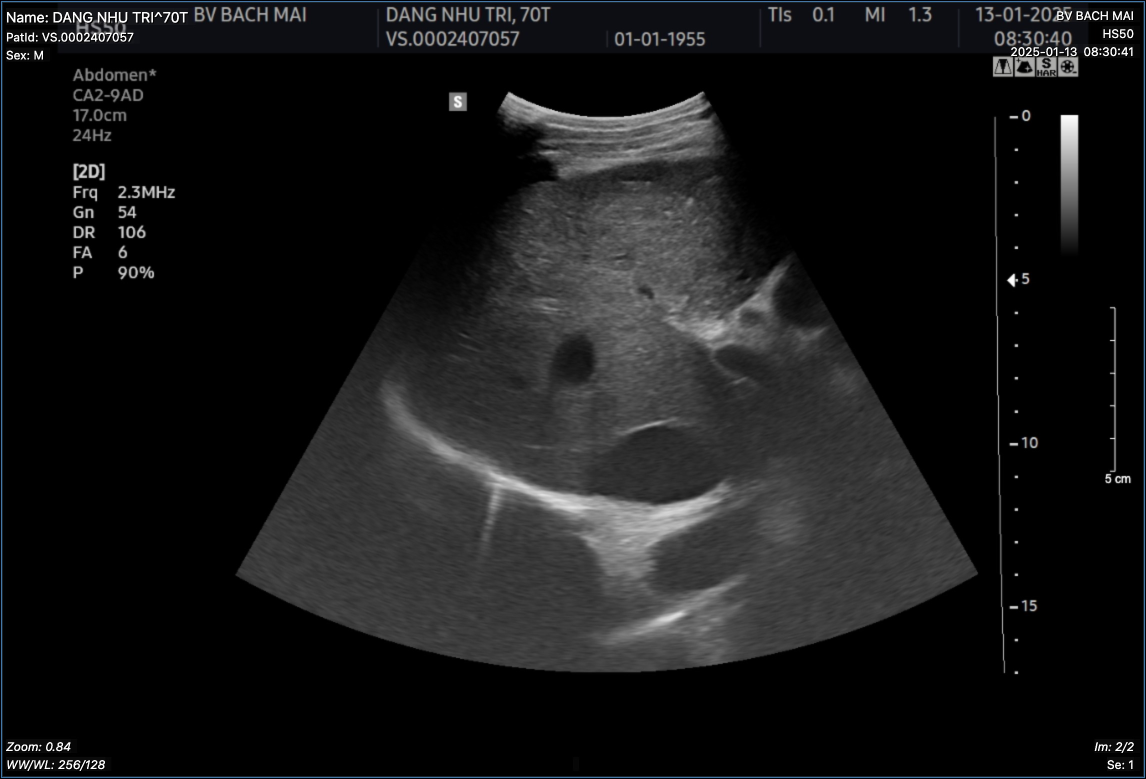
#> input picture image/image1.jpg, 2292 x 1558 px (shown at 1/2 size)
$ python test.py
#> lines starting #> are read from the running program, lines starting #| are printed output that depends on the picture; after the words box and inside, x2 and y2 are one past the last pixel; in counts of white or black regions, pixels touching at a corner belong together
### embed_watermark.py
import numpy as np
from PIL import Image
from utils import (
    divide_into_regions,
    calculate_hash,
    bits_to_bytes,
    bytes_to_bits
)

def create_fragile_watermark(roi, ronis):
    """Tạo fragile watermark từ ROI và các vùng RONI"""
    # Tính hash cho ROI và các vùng RONI
    h_roi = calculate_hash(roi)
    h_ronis = [calculate_hash(roni) for roni in ronis]

    # Kết hợp thành watermark
    # Format: [Hash ROI][Hash RONI 1-8]
    watermark_str = h_roi + "|" + "|".join(h_ronis)

    # Hiển thị watermark string đã tạo
    print("\nWatermark đã tạo (secretkey):")
    print(f"Hash ROI: {h_roi}")
    print(f"Hash các vùng RONI: {h_ronis[0][:10]}... đến {h_ronis[7][:10]}...")
    print(f"Tổng độ dài watermark: {len(watermark_str)} ký tự")

    # Mã hóa thành chuỗi bit
    watermark_bits = bytes_to_bits(watermark_str.encode('utf-8'))
    return watermark_bits

def embed_watermark(image_path, output_path):
    """Nhúng fragile watermark vào ảnh"""
#> called with image_path = 'image/image1.jpg', output_path = 'embed_image/watermarked_image.png'
    # Đọc ảnh
    try:
        img = Image.open(image_path)
#> img is the input picture: PIL image 2292x1558 RGB; mean R, G, B 23, 23.3, 23.8
        img_array = np.array(img)

        # Chia ảnh thành ROI và RONI
        roi, ronis, roi_coords = divide_into_regions(img_array)
#> in divide_into_regions, `roi = image[roi_h_start:roi_h_end, roi_w_start:roi_w_end].copy()`:
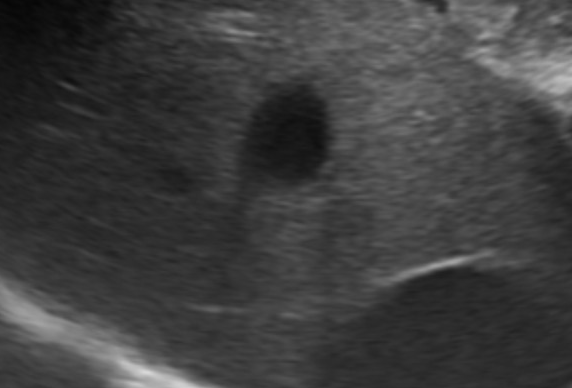
#> roi: shape (388, 572, 3); min 6, max 216, mean 62.2
#> ronis = 8 items; roi_coords = (585, 973, 860, 1432)

        # Tạo fragile watermark
        watermark = create_fragile_watermark(roi, ronis)
#> in create_fragile_watermark, `h_ronis = [calculate_hash(roni) for roni in ronis]`: h_ronis = 8 items
#| Hash ROI: 67e04214272b30d340e796ec0f49f16a764b5875b2ca87386e29a6c58e7cb77a
#> (printed output is left out)
#| Tổng độ dài watermark: 584 ký tự
        watermark_length = len(watermark)
#> watermark_length = 4672

        # Kiểm tra dung lượng
        available_space = ronis[0].size  # Chỉ sử dụng RONI-1
        if watermark_length > available_space:
            print(f"Cảnh báo: Watermark ({watermark_length} bits) lớn hơn không gian RONI-1 ({available_space} bits)")
            print(f"Sẽ chỉ nhúng {available_space} bits đầu tiên")
            watermark = watermark[:available_space]

        # Nhúng watermark vào RONI-1
        watermark_bits = list(watermark)
#> watermark_bits = 4672 items, first 6: '0', '0', '1', '1', '0', '1'
        flat_roni1 = ronis[0].flatten()
        for i in range(min(len(flat_roni1), len(watermark_bits))):
            flat_roni1[i] = (flat_roni1[i] & 0xFE) | int(watermark_bits[i])
        ronis[0] = flat_roni1.reshape(ronis[0].shape)

        # Ghép lại các vùng thành ảnh hoàn chỉnh
        height, width = img_array.shape[:2]
        mid_h, mid_w = height // 2, width // 2

        # Gán lại vùng RONI-1
        img_array[:mid_h//2, :mid_w//2] = ronis[0]  # RONI-1
#> img_array: shape (1558, 2292, 3); 0.04% of pixels changed, all inside (x1, y1, x2, y2) = (0, 0, 573, 3)

        # Lưu ảnh đã nhúng watermark
        watermarked_img = Image.fromarray(img_array)
        watermarked_img.save(output_path)
        print(f"Đã nhúng watermark và lưu tại {output_path}")

        # Lưu thông tin ROI để debug
        roi_img = Image.fromarray(roi)
        roi_img.save('embed_image/original_roi_debug.png')

        return True
    except Exception as e:
        print(f"Lỗi khi nhúng watermark: {e}")
        return False

### utils.py
import numpy as np
import hashlib
import pickle
import base64
import zlib

def divide_into_regions(image):
    """Chia ảnh thành ROI và 8 vùng RONI"""
    height, width = image.shape[:2]
    mid_h, mid_w = height // 2, width // 2

    # ROI là vùng trung tâm nhỏ hơn của ảnh (1/4 kích thước)
    roi_h_start = mid_h - mid_h//4
    roi_h_end = mid_h + mid_h//4
    roi_w_start = mid_w - mid_w//4
    roi_w_end = mid_w + mid_w//4

    roi = image[roi_h_start:roi_h_end, roi_w_start:roi_w_end].copy()

    # Chia RONI thành 8 vùng
    ronis = []
    # RONI 1-4: Các góc
    ronis.append(image[:mid_h//2, :mid_w//2].copy())  # RONI-1: Góc trên trái
    ronis.append(image[:mid_h//2, -mid_w//2:].copy())  # RONI-2: Góc trên phải
    ronis.append(image[-mid_h//2:, :mid_w//2].copy())  # RONI-3: Góc dưới trái
    ronis.append(image[-mid_h//2:, -mid_w//2:].copy())  # RONI-4: Góc dưới phải

    # RONI 5-8: Các cạnh
    ronis.append(image[:mid_h//2, mid_w//2:-mid_w//2].copy())  # RONI-5: Cạnh trên
    ronis.append(image[-mid_h//2:, mid_w//2:-mid_w//2].copy())  # RONI-6: Cạnh dưới
    ronis.append(image[mid_h//2:-mid_h//2, :mid_w//2].copy())  # RONI-7: Cạnh trái
    ronis.append(image[mid_h//2:-mid_h//2, -mid_w//2:].copy())  # RONI-8: Cạnh phải

    return roi, ronis, (roi_h_start, roi_h_end, roi_w_start, roi_w_end)

# [18 lines left out: functions simple_compress, simple_decompress, not called in this run]

def calculate_hash(data):
    """Tính hash SHA-256 cho một vùng dữ liệu"""
    if isinstance(data, np.ndarray):
        # Chỉ hash dữ liệu và shape
        data_bytes = data.tobytes()
        shape_str = str(data.shape).encode()
        return hashlib.sha256(data_bytes + shape_str).hexdigest()
    elif isinstance(data, str):
        return hashlib.sha256(data.encode()).hexdigest()
    else:
        return hashlib.sha256(data).hexdigest()

def bits_to_bytes(bits):
    """Chuyển chuỗi bit thành bytes"""
    # Đảm bảo độ dài bits là bội số của 8
    padding = 8 - (len(bits) % 8) if len(bits) % 8 != 0 else 0
    padded_bits = bits + '0' * padding

    return bytes(int(padded_bits[i:i+8], 2) for i in range(0, len(padded_bits), 8))

def bytes_to_bits(bytes_data):
    """Chuyển bytes thành chuỗi bit"""
    return ''.join(format(b, '08b') for b in bytes_data)

### extract_watermark.py
import numpy as np
from PIL import Image
from utils import (
    divide_into_regions,
    calculate_hash,
    bits_to_bytes,
    bytes_to_bits
)

def extract_watermark_bits(roni1):
    """Trích xuất các bit watermark từ RONI-1"""
    # Lấy LSB từ RONI-1
    flat_roni1 = roni1.flatten()
    bits = ''.join(str(pixel & 1) for pixel in flat_roni1)
    return bits

def extract_and_verify(image_path):
    """Trích xuất và xác minh watermark từ ảnh"""
#> called with image_path = 'embed_image/watermarked_image.png'
    try:
        # Đọc ảnh
        img = Image.open(image_path)
        img_array = np.array(img)

        # Chia ảnh thành ROI và RONI
        roi, ronis, roi_coords = divide_into_regions(img_array)
#> ronis = 8 items; roi_coords = (585, 973, 860, 1432)

        # Trích xuất watermark từ RONI-1
        extracted_bits = extract_watermark_bits(ronis[0])

        try:
            # Chuyển chuỗi bit thành bytes và sau đó thành string
            watermark_bytes = bits_to_bytes(extracted_bits)
            watermark_str = watermark_bytes.decode('utf-8', errors='ignore')

            # Hiển thị watermark string đã trích xuất
            print("\nWatermark đã trích xuất (secretkey):")
            try:
                parts = watermark_str.split('|')
#> parts = 25 items
                if len(parts) >= 1:
                    print(f"Hash ROI trích xuất: {parts[0]}")
#| Hash ROI trích xuất: 67e04214272b30d340e796ec0f49f16a764b5875b2ca87386e29a6c58e7cb77a
                if len(parts) >= 9:
                    print(f"Hash các vùng RONI trích xuất: {parts[1][:10]}... đến {parts[8][:10]}...")
#> (printed output is left out)
                print(f"Tổng độ dài watermark trích xuất: {len(watermark_str)} ký tự")
#| Tổng độ dài watermark trích xuất: 66772 ký tự
                print(f"Số phần tách được: {len(parts)}")
#| Số phần tách được: 25
            except Exception as e:
                print(f"Lỗi khi hiển thị chi tiết watermark: {e}")
                print(f"Nội dung watermark thô: {watermark_str[:50]}...")

            # Tách thành các thành phần
            parts = watermark_str.split('|')
            if len(parts) < 9:  # Phải có ít nhất hash ROI + 8 hash RONI
                raise ValueError(f"Watermark không hợp lệ, chỉ có {len(parts)} phần")

            h_roi_ext = parts[0]
            h_ronis_ext = parts[1:9]
#> h_ronis_ext = 8 items

            # Tính hash mới cho ROI và RONI
            h_roi_new = calculate_hash(roi)
            h_ronis_new = [calculate_hash(roni) for roni in ronis]
#> h_ronis_new = 8 items

            # So sánh hashes
            roi_modified = h_roi_ext != h_roi_new
#> roi_modified = False
            roni_modifications = [(i+1, h_ext != h_new)
                                for i, (h_ext, h_new) in enumerate(zip(h_ronis_ext, h_ronis_new))]
#> roni_modifications = [(1, True), (2, False), (3, False), (4, False), (5, False), (6, False), (7, False), (8, True)]
            modified_ronis = [i for i, modified in roni_modifications if modified]
#> modified_ronis = [1, 8]

            # In thông tin hashes để debug
            print("\nKiểm tra hash ROI:")
            print(f"- Hash ROI từ watermark: {h_roi_ext}")
#| - Hash ROI từ watermark: 67e04214272b30d340e796ec0f49f16a764b5875b2ca87386e29a6c58e7cb77a
            print(f"- Hash ROI hiện tại:     {h_roi_new}")
#| - Hash ROI hiện tại:     67e04214272b30d340e796ec0f49f16a764b5875b2ca87386e29a6c58e7cb77a

            return {
                'roi_modified': roi_modified,
                'modified_ronis': modified_ronis,
                'original_roi': roi,
                'roi_coords': roi_coords
            }
        except Exception as e:
            print(f"Lỗi khi phân tích watermark: {e}")
            return {
                'roi_modified': True,
                'modified_ronis': list(range(1, 9)),
                'original_roi': roi,
                'roi_coords': roi_coords
            }
    except Exception as e:
        print(f"Lỗi khi đọc ảnh hoặc trích xuất watermark: {e}")
        return {
            'roi_modified': True,
            'modified_ronis': list(range(1, 9)),
            'original_roi': None,
            'roi_coords': None
        }

def print_verification_result(result):
    """In kết quả xác minh"""
    print("\nKết quả xác minh:")
    if result['roi_modified']:
        print("✗ ROI đã bị chỉnh sửa!")
    else:
        print("✓ ROI không bị chỉnh sửa")

    if result['modified_ronis']:
        print(f"✗ Các vùng RONI sau đã bị chỉnh sửa: {result['modified_ronis']}")
    else:
        print("✓ Không có vùng RONI nào bị chỉnh sửa")

    # Lưu ROI hiện tại để so sánh
    if result['original_roi'] is not None:
        roi_img = Image.fromarray(result['original_roi'])
        roi_img.save('embed_image/current_roi.png')

### test.py
import numpy as np
from PIL import Image
import os

from embed_watermark import embed_watermark
from extract_watermark import extract_and_verify, print_verification_result

# Tạo thư mục output nếu chưa tồn tại
if not os.path.exists('embed_image'):
    os.makedirs('embed_image')

# Nhúng watermark vào ảnh gốc
original_image = 'image/image1.jpg'
watermarked_image = 'embed_image/watermarked_image.png'
embed_watermark(original_image, watermarked_image)

print("\nKiểm tra ảnh gốc đã nhúng watermark:")
result_original = extract_and_verify(watermarked_image)
#> result_original = 4 items
print_verification_result(result_original)
#| ✗ Các vùng RONI sau đã bị chỉnh sửa: [1, 8]

# Thay đổi một pixel trong vùng ROI của ảnh đã nhúng watermark
img = Image.open(watermarked_image)
img_array = np.array(img)
height, width = img_array.shape[:2]
mid_h, mid_w = height // 2, width // 2

# Thay đổi một vùng pixels trong ROI
roi_h_start = mid_h - mid_h//4
roi_h_end = mid_h + mid_h//4
roi_w_start = mid_w - mid_w//4
roi_w_end = mid_w + mid_w//4

# Tạo một hình chữ nhật trắng trong ROI
img_array[roi_h_start:roi_h_start+50, roi_w_start:roi_w_start+50] = [255, 255, 255]
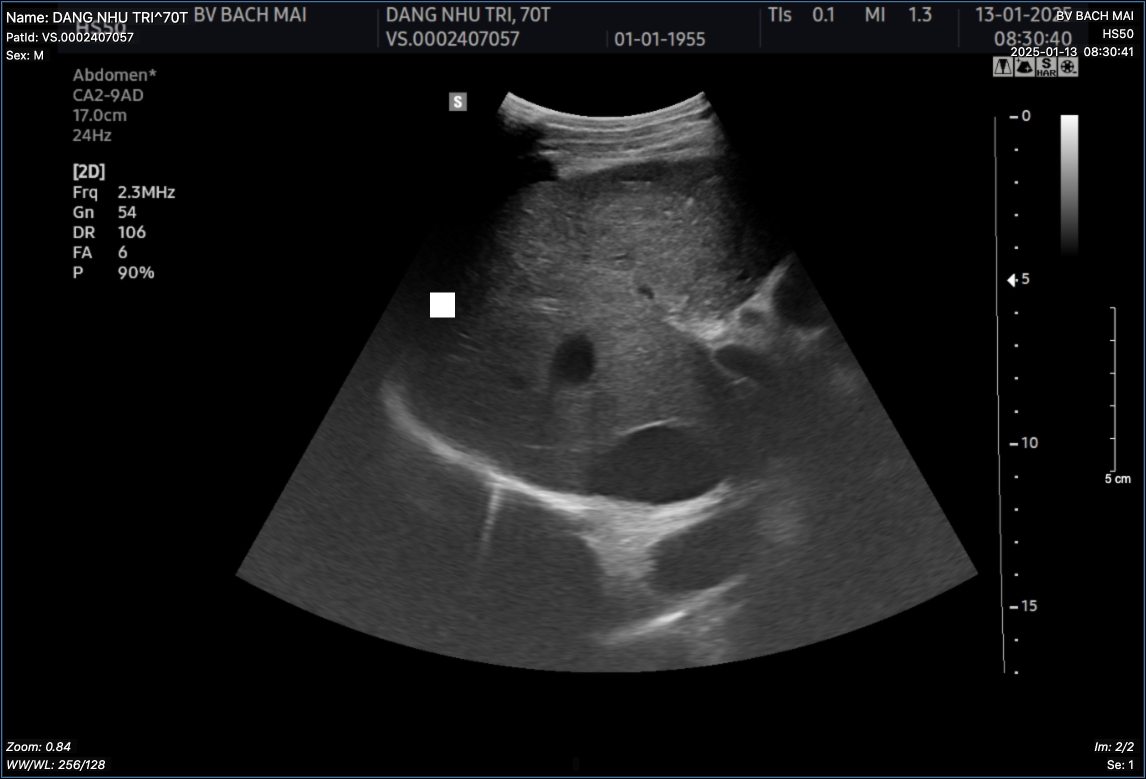
#> img_array: shape (1558, 2292, 3) (shown at 1/2 size); mean R, G, B 23.2, 23.5, 24

modified_img = Image.fromarray(img_array)
modified_image_path = 'embed_image/modified_image.png'
modified_img.save(modified_image_path)

print("\nKiểm tra ảnh đã bị chỉnh sửa:")
result_modified = extract_and_verify(modified_image_path)
#| Hash ROI trích xuất: 67e04214272b30d340e796ec0f49f16a764b5875b2ca87386e29a6c58e7cb77a
#> (printed output is left out)
#| Tổng độ dài watermark trích xuất: 66772 ký tự
#| Số phần tách được: 25
#| - Hash ROI từ watermark: 67e04214272b30d340e796ec0f49f16a764b5875b2ca87386e29a6c58e7cb77a
#| - Hash ROI hiện tại:     c2f571f0177eb71485496bdaf51e7a2ad0af24d5ef6d3d8a8e7a7ae503411387
#> result_modified = 4 items
print_verification_result(result_modified)
#| ✗ Các vùng RONI sau đã bị chỉnh sửa: [1, 8]

$ run again, with image/image2.jpg copied over image/image1.jpg
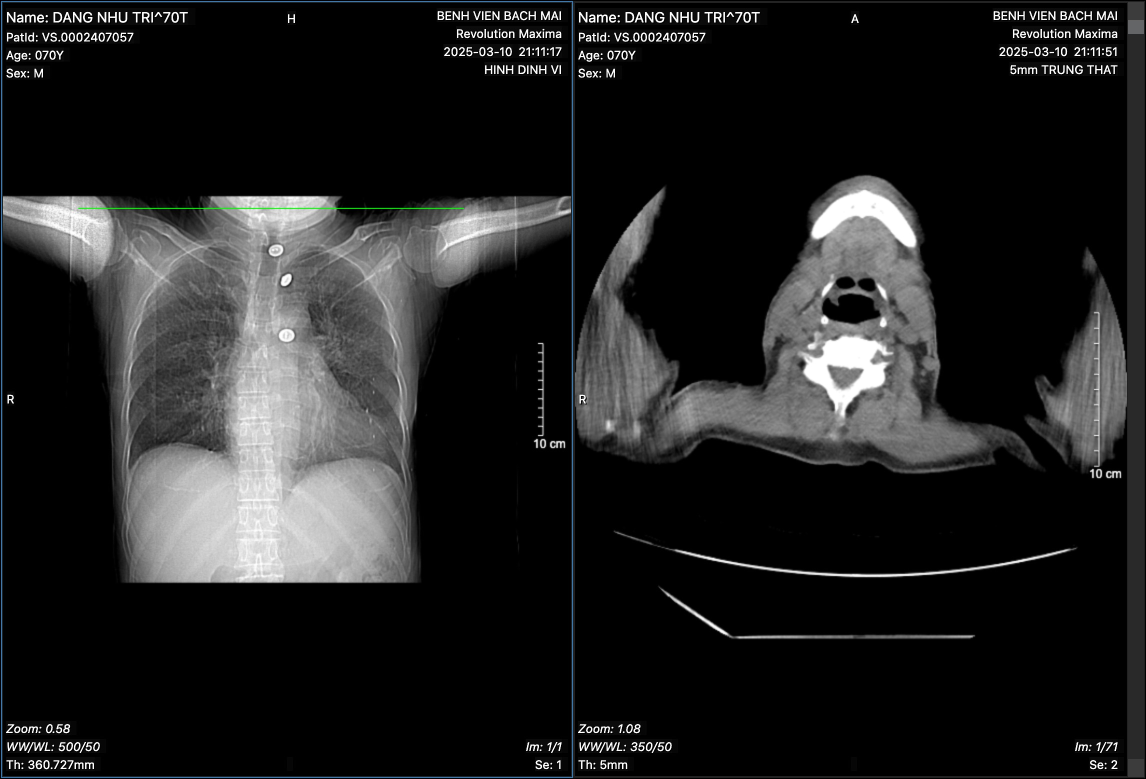
#> input picture image/image2.jpg, 2292 x 1558 px (shown at 1/2 size)
#> in embed_watermark, img is the input picture: PIL image 2292x1558 RGB; mean R, G, B 33.5, 33.8, 33.9
#> in divide_into_regions, `roi = image[roi_h_start:roi_h_end, roi_w_start:roi_w_end].copy()`:
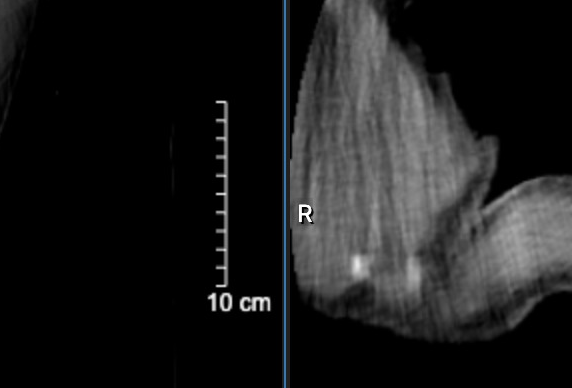
#> roi: shape (388, 572, 3); mean R, G, B 27.8, 28.1, 28.3
#> in embed_watermark, `roi, ronis, roi_coords = divide_into_regions(img_array)`: ronis = 8 items; roi_coords = (585, 973, 860, 1432)
#> h_ronis = 8 items
#| Hash ROI: bafe7912ae75c90dea28291a92318dd72617aaf4152b86f5e82cb405bc298fa9
#> (printed output is left out)
#| Tổng độ dài watermark: 584 ký tự
#> watermark_length = 4672
#> watermark_bits = 4672 items, first 6: '0', '1', '1', '0', '0', '0'
#> in extract_and_verify, `roi, ronis, roi_coords = divide_into_regions(img_array)`: ronis = 8 items; roi_coords = (585, 973, 860, 1432)
#> parts = 9 items
#| Hash ROI trích xuất: bafe7912ae75c90dea28291a92318dd72617aaf4152b86f5e82cb405bc298fa9
#> (printed output is left out)
#| Tổng độ dài watermark trích xuất: 75741 ký tự
#| Số phần tách được: 9
#> h_ronis_ext = 8 items
#> roi_modified = False
#> roni_modifications = [(1, True), (2, False), (3, False), (4, False), (5, False), (6, False), (7, False), (8, True)]
#> modified_ronis = [1, 8]
#| - Hash ROI từ watermark: bafe7912ae75c90dea28291a92318dd72617aaf4152b86f5e82cb405bc298fa9
#| - Hash ROI hiện tại:     bafe7912ae75c90dea28291a92318dd72617aaf4152b86f5e82cb405bc298fa9
#> result_original = 4 items
#| ✗ Các vùng RONI sau đã bị chỉnh sửa: [1, 8]
#> `img_array[roi_h_start:roi_h_start+50, roi_w_start:roi_w_start+50] = [2..`:
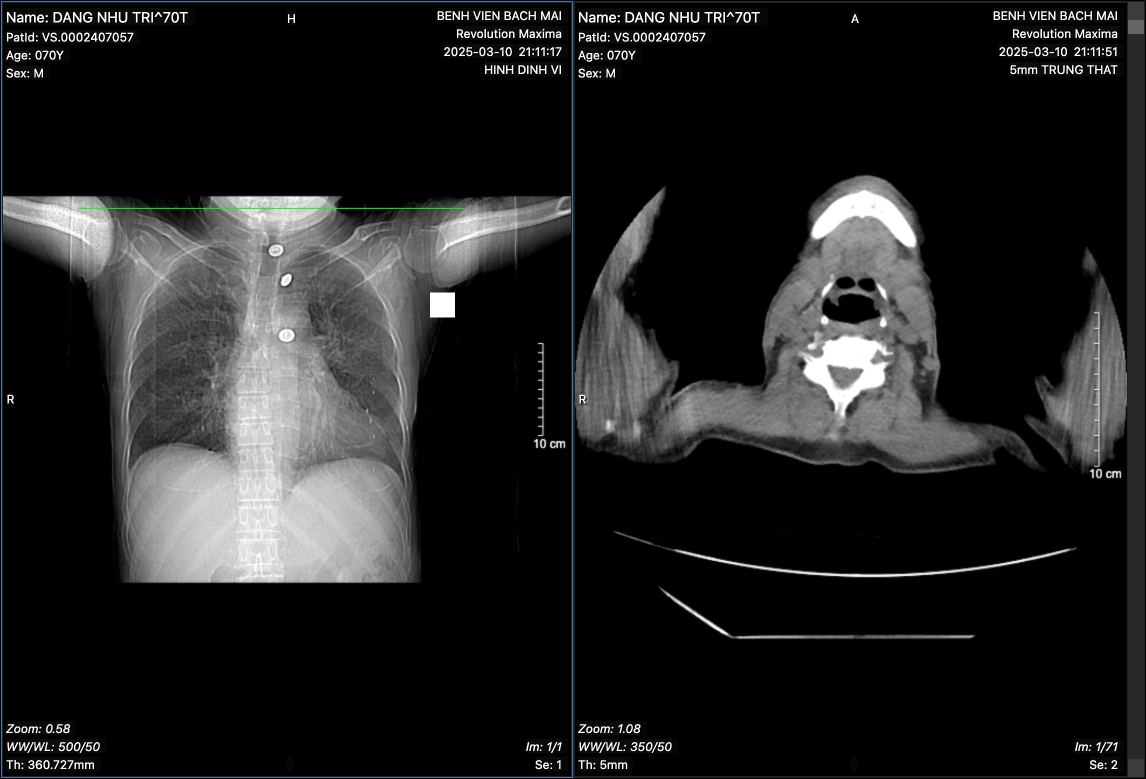
#> img_array: shape (1558, 2292, 3) (shown at 1/2 size); mean R, G, B 33.7, 34, 34.1
#| Hash ROI trích xuất: bafe7912ae75c90dea28291a92318dd72617aaf4152b86f5e82cb405bc298fa9
#> (printed output is left out)
#| Tổng độ dài watermark trích xuất: 75741 ký tự
#| Số phần tách được: 9
#| - Hash ROI từ watermark: bafe7912ae75c90dea28291a92318dd72617aaf4152b86f5e82cb405bc298fa9
#| - Hash ROI hiện tại:     134bf9abdaa6345fbc58d557d7f86db41bd1fefb3c5188c67ebcc6d7108ac917
#| ✗ Các vùng RONI sau đã bị chỉnh sửa: [1, 8]
